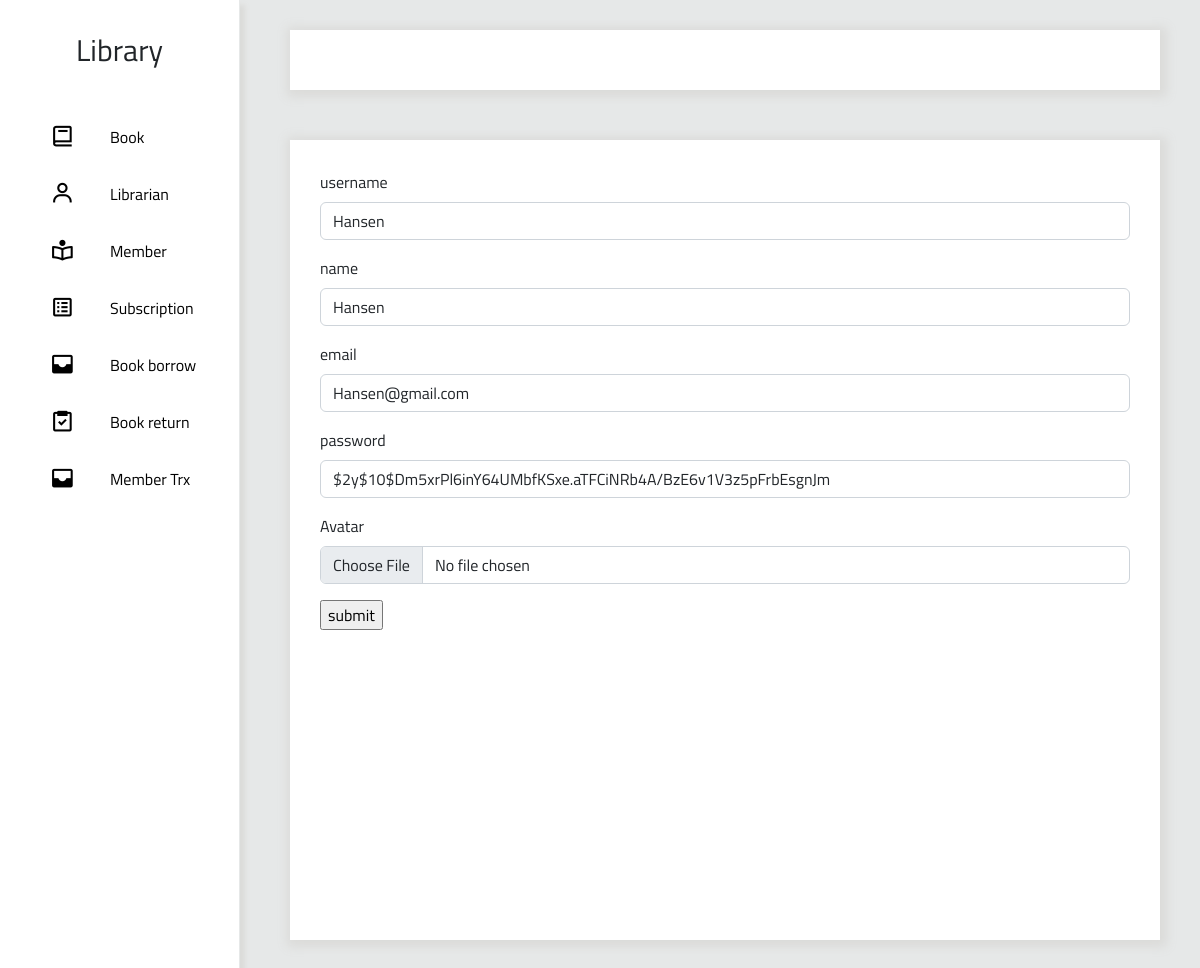
The app's page /index.php/librarian/edit/26 with its own data.
### tables this page shows
CREATE TABLE `librarians` (
  `id` int(11) NOT NULL,
  `username` varchar(10) DEFAULT NULL,
  `name` varchar(100) DEFAULT NULL,
  `email` varchar(100) DEFAULT NULL,
  `password` varchar(100) DEFAULT NULL,
  `avatar` varchar(200) NOT NULL,
  `created_at` timestamp NOT NULL DEFAULT current_timestamp() ON UPDATE current_timestamp(),
  `updated_at` timestamp NULL DEFAULT NULL
);

### application/controllers/Librarian.php (called while the page is built, shortened)
<?php
class Librarian extends CI_Controller
{
    public function __construct()
    {
        $this->load->model('Librarian_model', 'librarian');
        $this->load->library('form_validation');
    }
    public function edit($id)
    {
    $data['data'] = $this->librarian->findById($id);
        $this->load->view('template/header');
        $this->load->view('template/navbar');
        $this->load->view('librarian/edit', $data);
        $this->load->view('template/footer');
    }
}

### index.php (called while the page is built, shortened)
<?php
require_once BASEPATH.'core/CodeIgniter.php';

### application/models/Librarian_model.php (called while the page is built, shortened)
<?php
class Librarian_model extends CI_Model{
    protected $table= 'librarians';
    public function findById($id){
        return $this->db->query("select * from $this->table where id=?",[$id])->row();
    }
}

### application/views/librarian/edit.php (the view, shortened to what this page needs)
<form action="<?= base_url('index.php/librarian/edit/'.$data->id)?>" method="post" enctype="multipart/form-data" class="needa-validation">
<div class="mb-3">
  <label for="exampleFormControlInput1" class="form-label">username</label>
  <input type="text" class="form-control" value="<?= $data->username ?>" name="username" id="exampleFormControlInput1" placeholder="name@example.com">
</div>
<div class="mb-3">
  <label for="exampleFormControlInput1" class="form-label">name</label>
  <input type="text" class="form-control" value="<?= $data->name ?>" name="name" id="exampleFormControlInput1" placeholder="name@example.com">
</div>
<div class="mb-3">
  <label for="exampleFormControlInput1" class="form-label">email</label>
  <input type="text" class="form-control" value="<?= $data->email ?>" name="email" id="exampleFormControlInput1" placeholder="name@example.com">
</div>
<div class="mb-3">
  <label for="exampleFormControlInput1" class="form-label">password</label>
  <input type="text" class="form-control" value="<?= $data->password ?>" name="password" id="exampleFormControlInput1" placeholder="name@example.com">
</div>
<div class="mb-3">
  <label for="exampleFormControlInput1" class="form-label">Avatar</label>
  <input type="file" class="form-control" value="<?= $data->avatar ?>"name="avatar" id="exampleFormControlInput1" placeholder="name@example.com">
</div>
<input type="submit" value="submit" >
</form>

### application/views/template/header.php (style rules this page uses)
* { font-family: 'Titillium Web', sans-serif }
body { background-color: #e6e8e8; }
* { text-decoration: none; }

### records on screen
librarians: username "Hansen", name "Hansen", email "Hansen@gmail.com", password "$2y$10$Dm5xrPl6inY64UMbfKSxe.aTFCiNRb4A/BzE6v1V3z5pFrbEsgnJm"
